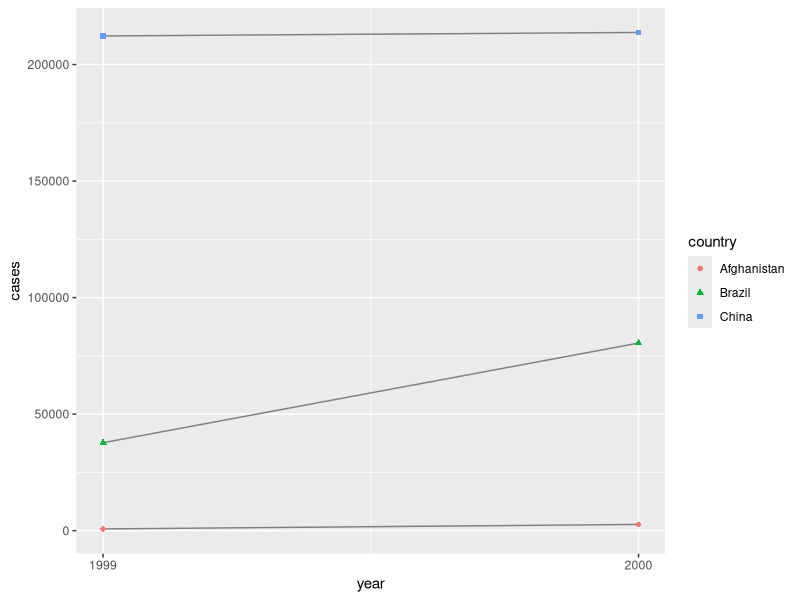
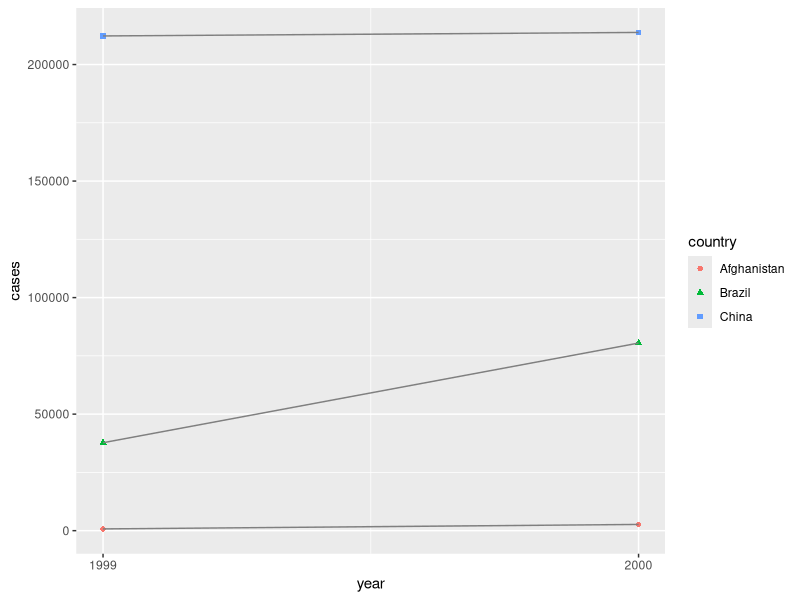

Write the R code that produced these figures, in order.
library(tidyverse)
# Compute rate per 10,000
table1 |>
  mutate(rate = cases / population * 10000)


# Compute total cases per year
table1 |> 
  group_by(year) |> 
  summarize(total_cases = sum(cases))
#> # A tibble: 2 × 2

# Visualize changes over time
ggplot(table1, aes(x = year, y = cases)) +
  geom_line(aes(group = country), color = "grey50") +
  geom_point(aes(color = country, shape = country)) +
  scale_x_continuous(breaks = c(1999, 2000)) # x-axis breaks at 1999 and 2000

ggplot(table1, aes(x = year, y = cases)) +
  geom_point(aes(color = country, shape = country)) +
  geom_line(aes(group = country), color = "grey50") +
  scale_x_continuous(breaks = c(1999, 2000)) # x-axis breaks at 1999 and 2000

view(table2)
table2 <- table2
table1 <- table1
table3 <- table3
view(table1)
view(table3)
